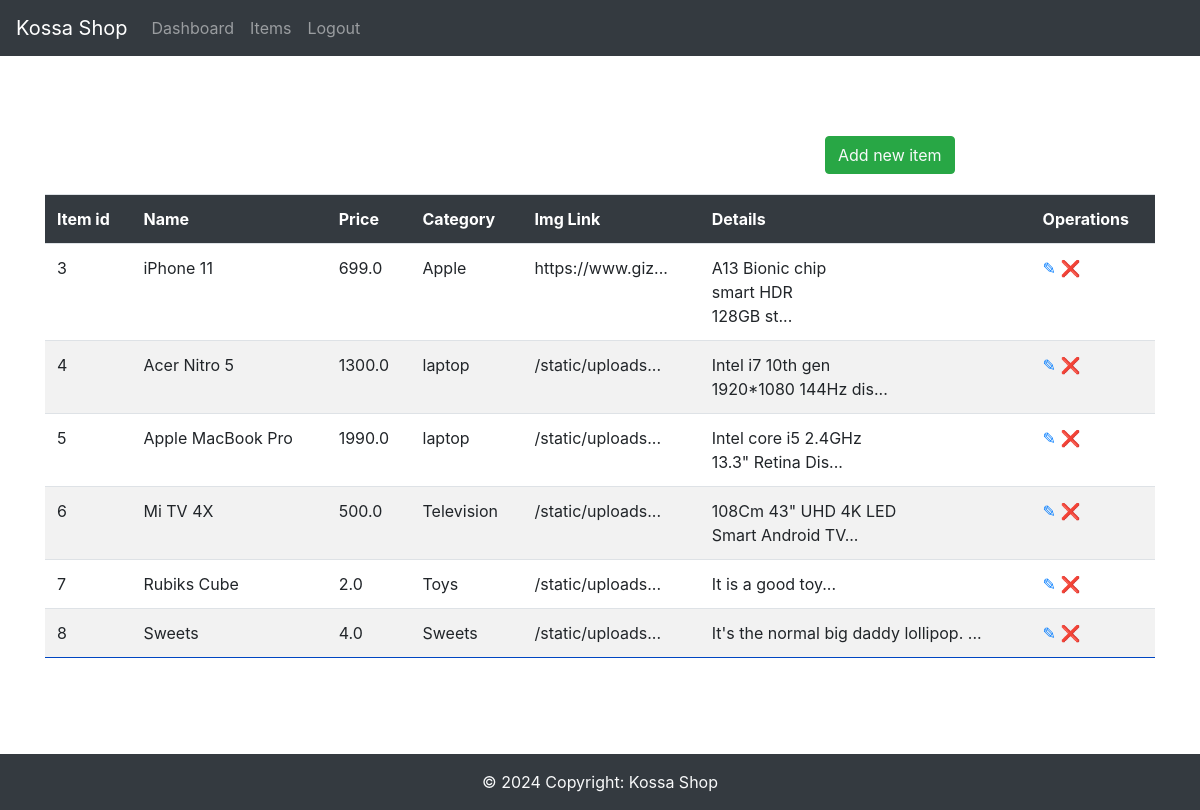
Screenshot of /admin/items (signed in) with the database file from the repository.
### app/db_models.py (models this page shows)
class Item(db.Model):
    __tablename__ = "items"
    id = db.Column(db.Integer, primary_key=True)
    name = db.Column(db.String(100), nullable=False)
    price = db.Column(db.Float, nullable=False)
    category = db.Column(db.Text, nullable=False)
    image = db.Column(db.String(250), nullable=False)
    details = db.Column(db.String(250), nullable=False)
    price_id = db.Column(db.String(250), nullable=False)
    orders = db.relationship("Ordered_item", backref="item")
    in_cart = db.relationship("Cart", backref="item")

### app/funcs.py (the view)
	def wrapper(*args, **kwargs):
		if current_user.is_authenticated and current_user.admin == 1:
			return func(*args, **kwargs)
		else:
			return "You are not Authorized to access this URL."

### app/__init__.py (called while the page is built)
@app.context_processor
def inject_now():
	return {'now': datetime.utcnow()}

@login_manager.user_loader
def load_user(user_id):
	return User.query.get(user_id)

### app/admin/routes.py (called while the page is built)
@admin.route('/items')
@admin_only
def items():
    items = Item.query.all()
    return render_template("admin/items.html", items=items)

### app/funcs.py (called while the page is built)
def admin_only(func):
	def wrapper(*args, **kwargs):
		if current_user.is_authenticated and current_user.admin == 1:
			return func(*args, **kwargs)
		else:
			return "You are not Authorized to access this URL."
	wrapper.__name__ = func.__name__
	return wrapper

### app/admin/templates/admin/items.html (shortened to what this page needs)
{% extends "admin/base.html" %}
{% block content %}
    {% if not items %}
		<div class="flash-error">No items have been registered yet.</div>
	{% else %}
    <div class="add-new btn-success btn">
        <a href="{{ url_for('admin.add') }}" class="text-light">Add new item</a>
    </div>
    <table class="table table-striped">
        <tr>
            <th>Item id</th>
            <th>Name</th>
			<th>Price</th>
			<th>Category</th>
			<th>Img Link</th>
            <th>Details</th>
            <th>Operations</th>
        </tr>
    {% for item in items %}
        <tr>
            <td>{{ item.id }}</td>
            <td>{{ item.name }}</td>
			<td>{{ item.price }}</td>
			<td>{{ item.category }}</td>
			<td>{{ item.image[:15] }}...</td>
            <td>{{ item.details[:40] | safe }}...</td>
			<td>
                <a href="{{ url_for('admin.edit', type='item', id=item.id) }}">&#9998;</a>
				<a href="{{ url_for('admin.delete', id=item.id) }}">&#10060;</a>
			</td>
        </tr>
    {% endfor %}
    </table>
	{% endif %}
{% endblock %}

### app/admin/static/styles.css (style rules this page uses)
table { margin: 0 auto; }
table th { color: white; background-color: #343a40; padding: 15px; }
table tr { border-bottom:1px solid #0046C2; }
table td, th { padding:5px 30px; }
.add-new { margin-left:65vw; margin-bottom:20px; }

### rows the page displays
Item: id "3", name "iPhone 11", price "699.0", category "Apple", image "https://www.giz", details "A13 Bionic chip smart HDR 128GB st"
Item: id "4", name "Acer Nitro 5", price "1300.0", category "laptop", image "/static/uploads", details "Intel i7 10th gen 1920*1080 144Hz dis"
Item: id "5", name "Apple MacBook Pro", price "1990.0", category "laptop", image "/static/uploads", details "Intel core i5 2.4GHz 13.3\" Retina Dis"
Item: id "6", name "Mi TV 4X", price "500.0", category "Television", image "/static/uploads", details "108Cm 43\" UHD 4K LED Smart Android TV"
Item: id "7", name "Rubiks Cube", price "2.0", category "Toys", image "/static/uploads", details "It is a good toy"
Item: id "8", name "Sweets", price "4.0", category "Sweets", image "/static/uploads", details "It's the normal big daddy lollipop."
